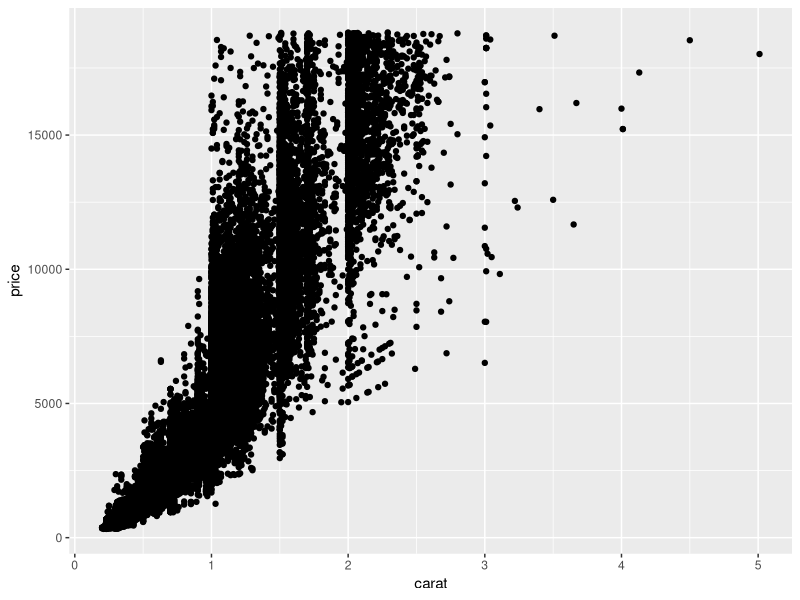
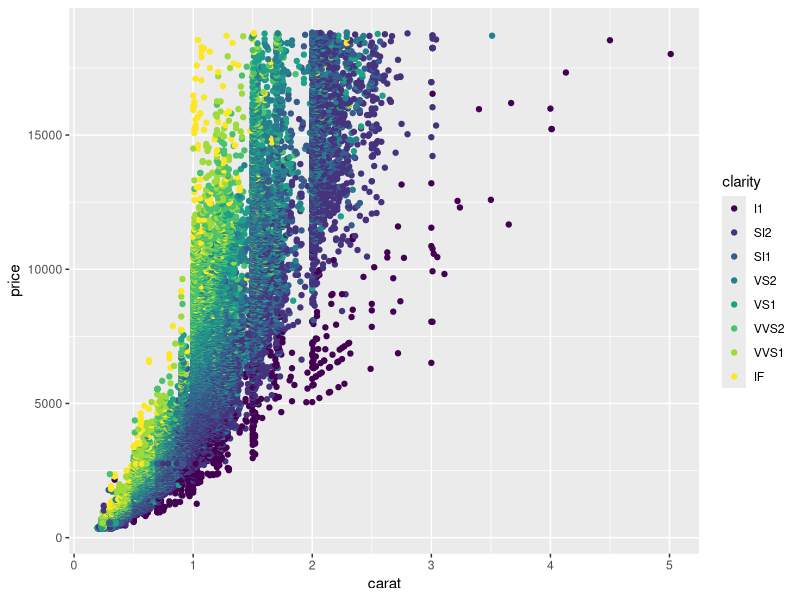
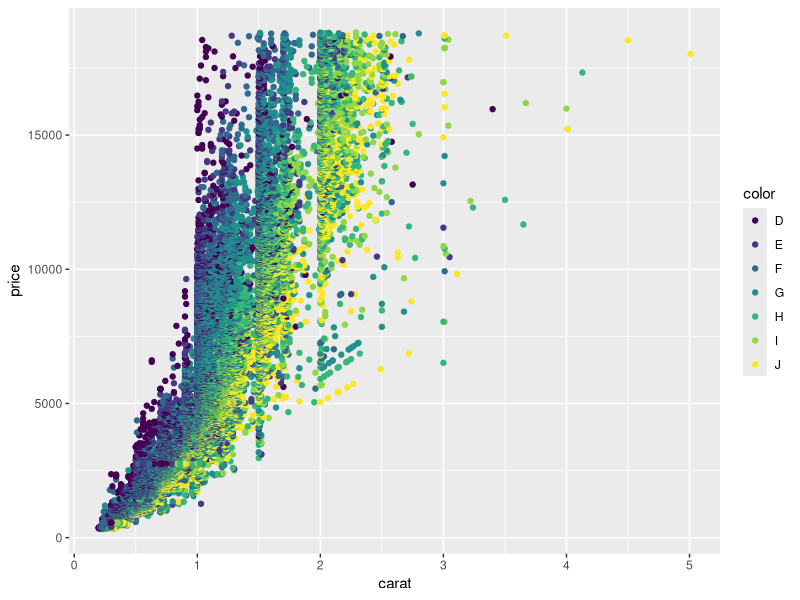
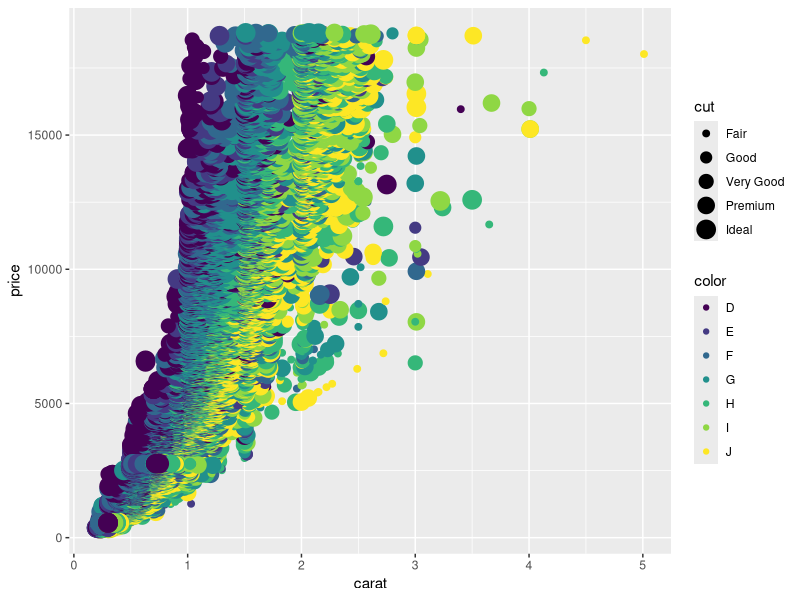
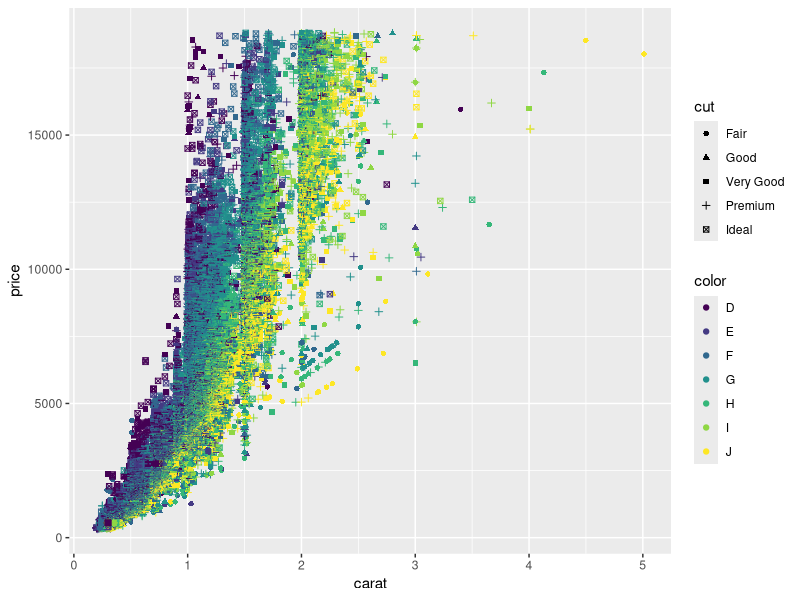
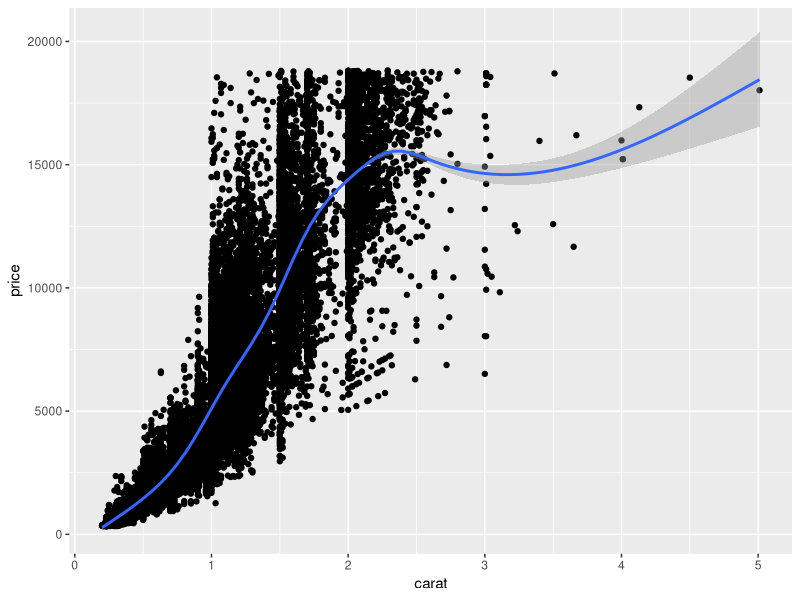
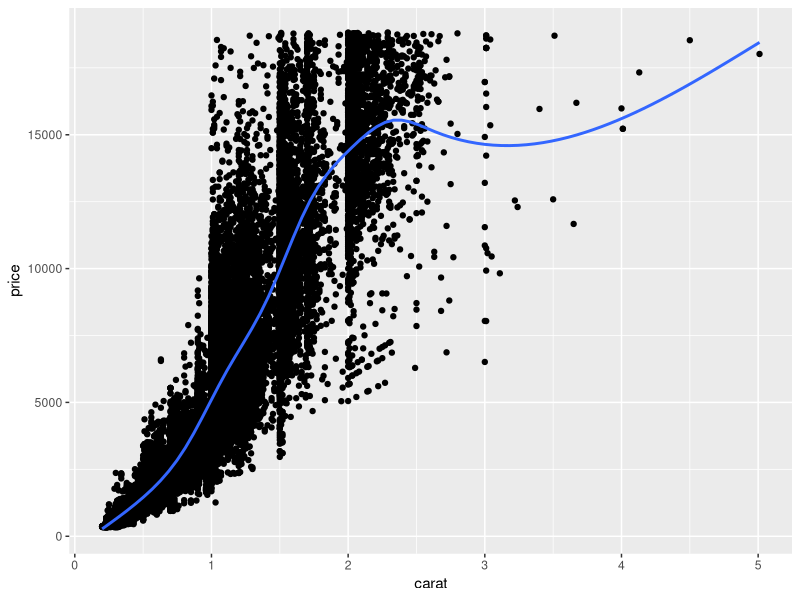
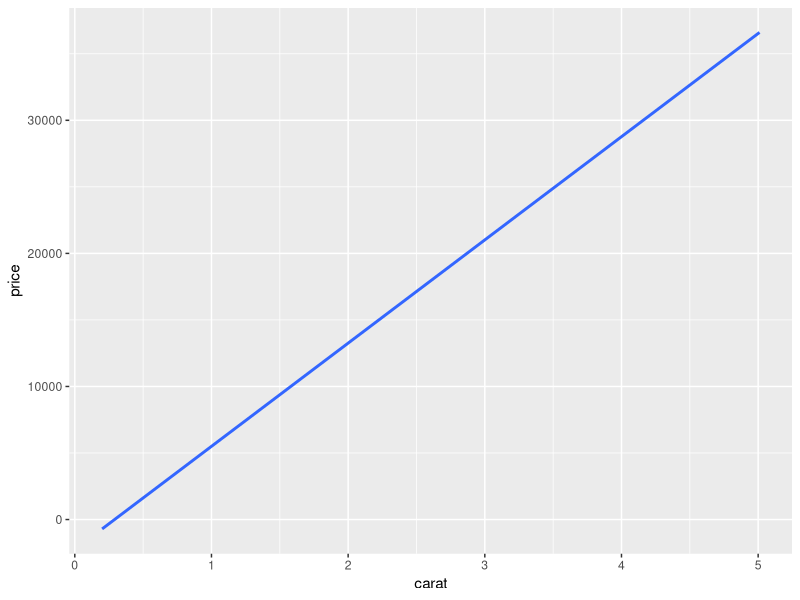

Reproduce these figures in R, in order.
#---------------------------------------------------------------
#-------------------------------------------------------------------
#------------------------------------------------------------------
#                   "*ggplot2*"
#---------------------------------------------------------------
#--------------------------------------------------------------
#--------------------------------------------------------------
# This is case study to practise the commands of ggplot2.
#--------------------------------------------------------------
# LOADING THE LIBRARY AND A DATASET - diamonds.
#---------------------------------------------
library("ggplot2")
data("diamonds")
View(diamonds)
help(diamonds)
# -------------------------------------------------------
# SCATTER PLOT
#-------------
# Plotting "price" vs "carat".
ggplot(diamonds, aes(x = carat, y = price)) + geom_point()

# Coloring the data points with factor variable "clarity".
ggplot(diamonds, aes(x = carat, y = price, color=clarity)) + geom_point()

# Coloring the data points with factor variable "color" improving the resolution.
ggplot(diamonds, aes(x = carat, y = price, color=color, resolution(1200))) + geom_point()

# Coloring the data points with factor variable "color" and resizing the data points with another factor variable "cut".
ggplot(diamonds, aes(x = carat, y = price, color=color, resolution(1200), size = cut)) + geom_point()

# Coloring the data points with factor variable "color" and reshaping the data points with another factor variable "cut".
ggplot(diamonds, aes(x = carat, y = price, color=color, resolution(1200), shape = cut)) + geom_point()

# Fitting a smooth curve to the plot. (se = FALSE is used to remove the confidence interval shading).
ggplot(diamonds, aes(x = carat, y = price)) + geom_point() + geom_smooth()
ggplot(diamonds, aes(x = carat, y = price)) + geom_point() + geom_smooth(se = FALSE)
# Fitting a stright line to the plot.
ggplot(diamonds, aes(x = carat, y = price)) + geom_smooth(se = FALSE, method = "lm")

# Adding a title to the plot.
ggplot(diamonds, aes(x = carat, y = price)) + geom_point() + ggtitle("My plot")

# Restricting the value of a variable in a specific range.
ggplot(diamonds, aes(x = carat, y = price)) + geom_point() + xlim(0,2)

# To remove the data points and get the best fit line only
ggplot(diamonds, aes(x = carat, y = price)) + geom_smooth(method = "lm")
#-----------------------------------------------------
# HISTOGRAMS
#-----------
# Used for 1 dimensional data
ggplot(diamonds, aes(x = price)) + geom_histogram()

# Changing the bin width
ggplot(diamonds, aes(x = price)) + geom_histogram(binwidth = 2000) # wider
ggplot(diamonds, aes(x = price)) + geom_histogram(binwidth = 200) # narrow

# Facetting
ggplot(diamonds, aes(x = price)) + geom_histogram() + facet_wrap(~ clarity)
ggplot(diamonds, aes(x = price)) + geom_histogram(col = "blue") + facet_wrap(~ color)
# All plots have different frequencies(count). To change the y axis accordingly
ggplot(diamonds, aes(x = price)) + geom_histogram(col = "red") + facet_wrap(~ color, scales = "free_y")

# Creating a stack histogram for "price" based on "clarity".
ggplot(diamonds, aes(x = price, fill = clarity)) + geom_histogram()
# Creating a stack histogram for "price" based on "cut".
ggplot(diamonds, aes(x = price, fill = cut)) + geom_histogram()
#-----------------------------------
#  DENSITY PLOTS
#---------------
ggplot(diamonds, aes(x = price)) + geom_density()

# Coloring the data based on the "cut" attribute.
ggplot(diamonds, aes(x = price, col = cut)) + geom_density()
#------------------------------------------
# BOX PLOTS
#----------
# Used to compare multiple densities
ggplot(diamonds, aes(x = color, y = price, color = "red")) + geom_boxplot()
# We have a lot of outliers in the above boxplot. We can use scaling to overcome this.
ggplot(diamonds, aes(x = color, y = price)) + geom_boxplot() + scale_y_log10()
#---------------
# VIOLIN PLOTS
#-------------
ggplot(diamonds, aes(x = color, y = price)) + geom_violin()
ggplot(diamonds, aes(x = color, y = price)) + geom_violin() + scale_y_log10()
ggplot(diamonds, aes(y = price, x = color)) + geom_violin() + facet_wrap(~ clarity, scales = "free_y")
#----------------------
# q-plot
#-------
set.seed(1)
x <- rnorm(1000)
qplot(x, fill = "red")
qplot(x, fill = "red", binwidth = 0.1)
qplot(x, fill = "yellow", binwidth = 0.2) + xlab("Random Normal Values") + ylab("Frequency")
# creating a scatter plot
set.seed(2)
y <- rnorm(1000)
qplot(x, y)
qplot(x, y) + geom_smooth()
#-----------------------
data("WorldPhones")
head(WorldPhones, 10)
summary("WorldPhones")
View(WorldPhones)
library(reshape2)
worldPhones.m <- melt(WorldPhones)
worldPhones.m
colnames(worldPhones.m) <- c("Year", "Continent", "Phones")
View(worldPhones.m)
# In melted format it becomes easy to visualise in ggplot2.
ggplot(worldPhones.m, aes(x = Year, y = Phones, col = Continent)) + geom_point()
ggplot(worldPhones.m, aes(x = Year, y = Phones, col = Continent)) + geom_line()
# The data is not linear and difficult to visualise. To overcome this use log scales
ggplot(worldPhones.m, aes(x = Year, y = Phones, col = Continent)) + geom_line() + scale_y_log10()
#----------------
# SAVING THE PLOTS
#-----------------
ggplot(diamonds, aes(x = carat, y = price)) + geom_point()
# Save the plot in an object, say p.
p <- ggplot(diamonds, aes(x = carat, y = price)) + geom_point()
# Saving the plot
ggsave(filename = "diamond.png", p)
